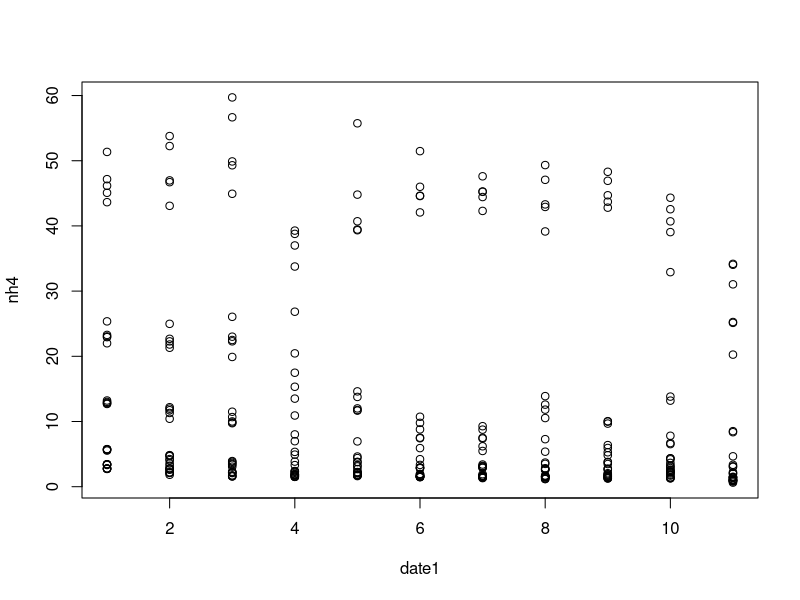
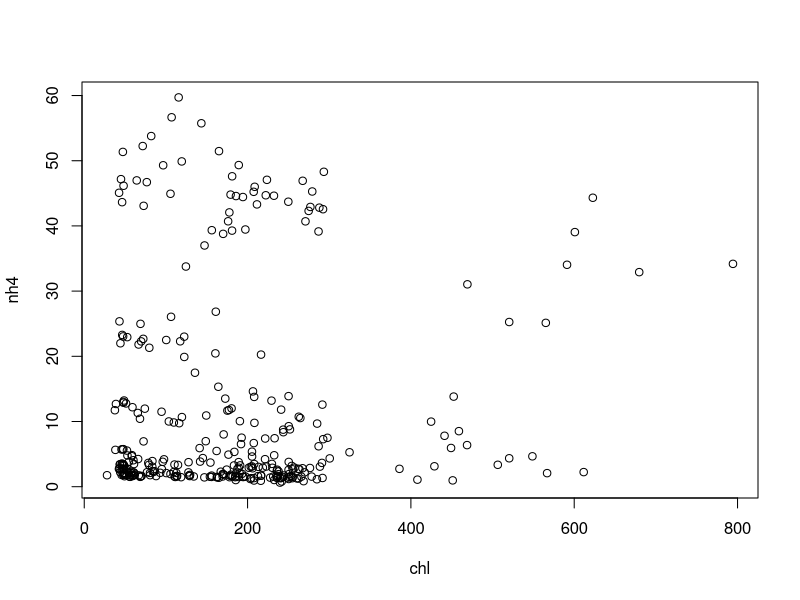

R code for these plots, in order: (Note: this script raises an error after producing the figures.)
dat <- read.csv("Algae_Nutrient.csv")
str(dat)
with(dat,plot(date1,nh4))
with(dat,plot(chl,nh4))
library(ggplot2)
library(tidyverse)

dat$urep <- dat$rep + dat$treat
dat1 <- dat %>% filter(rep==3,treat==9)
mod <- nls(chl~logist(r=r,k=k,t=date1,n=44),data = dat1,start = list(r=.1,k=150))
plot(predict(mod),dat1$chl)
newdat <- data.frame (
  date1 = dat1$date1,
  chl = predict(mod)
)

g1 <- ggplot(aes(date1, chl), data = dat1) + geom_point()+geom_point(data = newdat, aes(color="red"))
with(dat1, plot(date1,chl))
mod2 <- nls(chl~log_alt(r=r,x=x,t=date1,n=44,n0=5.5),data = dat1,start = list(r=-0.5,x=40)) 

## try to do all reps at once
exdat <- dat %>%
  group_by(urep) %>%
  mutate(start_chl = chl[1])

full_mod <- nls(chl~logist(r=r,k=k,t=date1,n=start_chl),data = exdat,start = list(r=.1,k=150))

pred_df <- data.frame(
  date1 <- exdat$date1,
  chl <- predict(full_mod)
)


g2 <- ggplot(aes(date1,chl), data = exdat) + geom_point() + geom_line(data = pred_df)

## ok that was fun but what I actually want is a table of r-- that will then be a function of nutrients


## make a function to fit the logist-- if a rep won't fit just gives NA
fit_nls <- function(subdat) {
  
 nls_fit <- try(
    nls(chl~logist(r=r,k=k,t=date1,n=start_chl),data=subdat,start = list(r=.1,k=150)),
    silent = TRUE
    )
 
 p = 1
 while (class(nls_fit) == "try-error") {
 start_r <- rlnorm(1, -2, 1)
 start_k <- rlnorm(1, log(250), 3)
 
 nls_fit <- try(
   nls(chl~logist(r=r,k=k,t=date1,n=start_chl),data=subdat,start = list(r=start_r,k=start_k)),
   silent = TRUE
 )
 
 p = p + 1
 
 if (p > 100) { break }
 
 }
 
 if(class(nls_fit) == "try-error") {
   return(c(NA, NA))
 } else {
   return(coef(nls_fit)[c(1, 2)])
 }
  
}

#make loop to fit for each rep individually to get a dataframe with all r and k estimates
chl <- exdat %>%
  group_by(urep) %>%
  summarize(chl = mean(chl))

nh4 <- exdat %>%
  group_by(urep) %>%
  summarize(nh4 = mean(nh4))

fits_df <- data.frame(
  urep = unique(dat$urep),
  chl = chl[2],
  nh4 =nh4[2],
  r = 0,
  k = 0
)

for (i in 1:length(unique(exdat$urep))) {
  temp_dat <- exdat[exdat$urep == unique(exdat$urep)[i],]
  fits_df[i,c(4,5)] <- fit_nls(temp_dat)
}



fits_df2 <- data.frame(
  treat = unique(dat$treat),
  r = 0,
  k = 0
)


for (i in 1:length(unique(exdat$treat))) {
  temp_dat <- exdat[exdat$treat == unique(exdat$treat)[i],]
  fits_df2[i,c(2,3)] <- fit_nls(temp_dat)
}


fit_nls(subdat = exdat)

#try to do it in tidy but failed...
rdf <- exdat %>% 
  group_by(rep, treatment) %>%
  summarize(fit_nls(subdat = .))


ggplot(aes(nh4+no3,chl),data = dat)+geom_point(aes(color=as.factor(treat)))

ggplot(aes(chl, nh4+no3),data = dat)+geom_point(aes(color=as.factor(treat)))
ggplot(aes(date1, chl),data = dat)+geom_point(aes(color=as.factor(treat))) +
 facet_wrap(~as.factor(rep))

ggplot(aes(date1,nh4+no3),data = dat)+geom_point(aes(color=as.factor(treat)))

ggplot(aes(date1,no3),data = dat)+geom_point(aes(color=as.factor(treat)))


con <- dat %>%
  group_by(control,Treatment) %>%
  select(nh41,nh42,chl1,chl2,Num_Daphnia, control,Treatment)%>%
  summarize(avg_nh41 = mean(nh41,na.rm = TRUE),
            avg_nh42 = mean(nh42, na.rm = TRUE),avg_chl1 = mean(chl1, na.rm = TRUE),
            avg_chl2 = mean(chl2,na.rm = TRUE))

con$diff_nh <- with(con,avg_nh41-avg_nh42)

with(con, plot(diff_nh))

new <- c(0.657-.48,.221-.634,.125-(-.265),.636-.264,1.17-(-.393),0.185-.0333,
         .877-1.12)
treat <- c(1,2,3,4,5,6,7)



ggplot(aes(treat,new))+geom_point()

